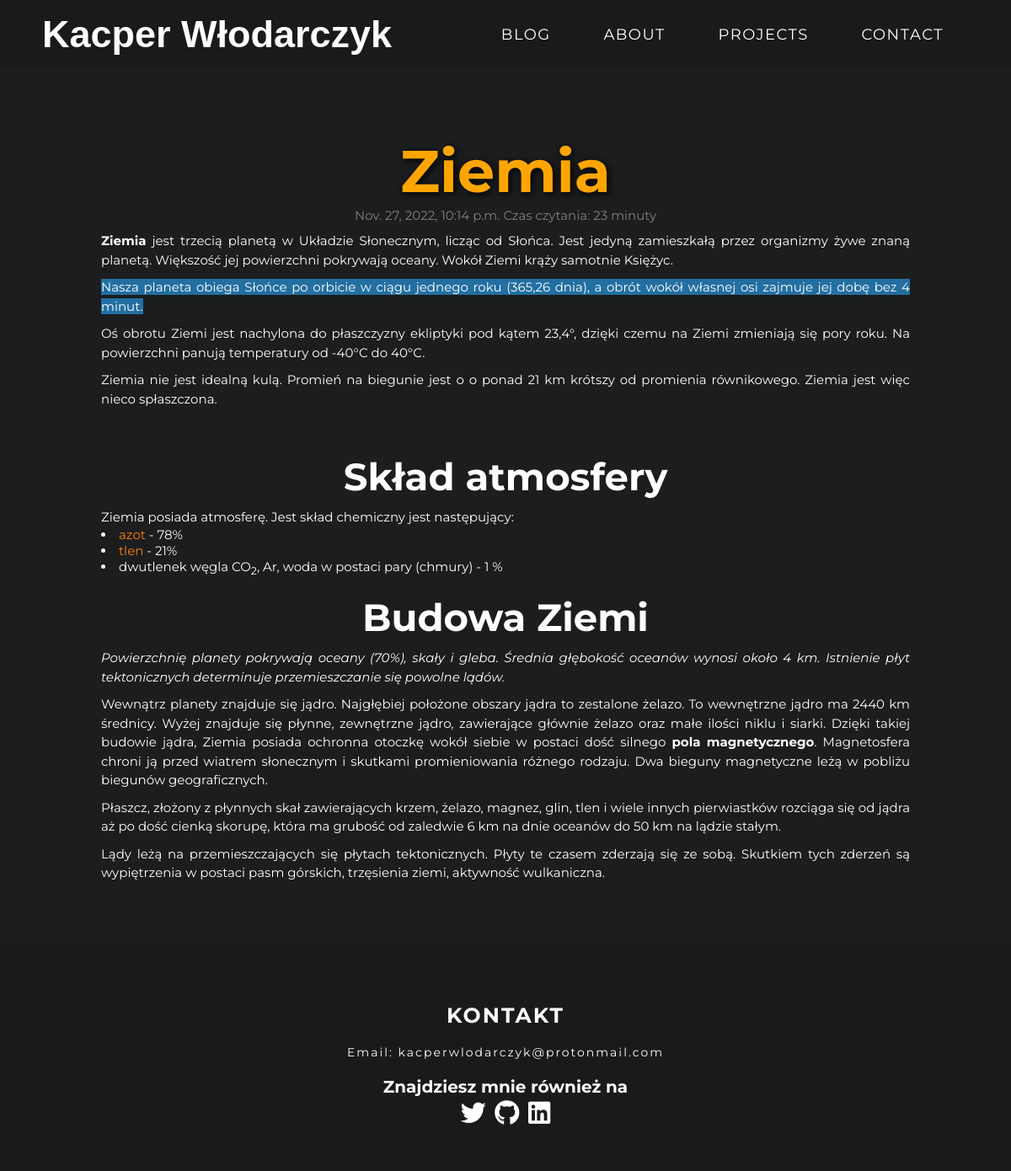
Screenshot of /blog/article/2 with the database file from the repository.
### blog/models.py (models this page shows, shortened)
class Post(models.Model):
    title = models.CharField(max_length=100)
    author = models.ForeignKey(User, on_delete=models.CASCADE)
    body = HTMLField()
    body_short = models.CharField(max_length=150)
    create_date = models.DateTimeField(auto_now_add=True)
    image = models.ImageField(null=True, blank=True, upload_to="images/")
    time_reading = models.TextField()

### blog/views.py (the view)
# urls.py: path('article/<int:pk>', ArticleDetailView.as_view(), name='article-detail'),
class ArticleDetailView(DetailView):
    model = Post
    template_name = 'article_details.html'

### blog/templates/article_details.html (shortened to what this page needs)
{% load static %}
<html lang="pl-PL">
<head>
  <link rel="stylesheet" href="https://cdnjs.cloudflare.com/ajax/libs/font-awesome/5.12.1/css/all.min.css" />
  <link rel="stylesheet" href="{% static '/css/detailstyle.css' %}">
</head>
<body>
  <section id="nav-bar" class="container-nav">
    <header class="nav-bar">
      <div class="brand"><a href="/base/"><h1>Kacper Włodarczyk</h1></a></div>
      <div class="nav-list">
        <ul>
          <li><a href="/blog/">Blog</a></li>
          <li><a href="#about">About</a></li>
          <li><a href="#projects">Projects</a></li>
          <li><a href="#footer">Contact</a></li>
        </ul>
    </header>
  </section>
<main>
  <div class="content-section">
    <div class="card">
      <h1>{{post.title}}</h1>
      <small>{{post.create_date}} Czas czytania: {{post.time_reading}}</small>
      <p>{{post.body|safe}}
    </div>
  </div>
  <footer id="footer" class="footer container">
    <div class="footer-contact">
      <h1 class="footer-contact-heading">Kontakt</h1>
      <p class="footer-contact-info">Email: kacperwlodarczyk@protonmail.com</p>
    </div>
    <div class="footer-social-follow">
      <h1 class="footer-social-follow-heading">Znajdziesz mnie również na</h1>
      <div class="footer-social-icon">
        <a href="https://twitter.com/Kacper95682155"><i class="fab fa-twitter"></i></a>
        <a href="https://github.com/DEENUU1"><i class="fab fa-github"></i></a>
        <a href="https://www.linkedin.com/in/kacper-w%C5%82odarczyk-449b62254/"><i class="fab fa-linkedin"></i></a>
      </div>
    </div>
  </footer>
</main>
</body>
</html>

### staticfiles/css/detailstyle.css (style rules this page uses)
* { margin: 0px; padding: 0px; box-sizing: border-box; }
main { background-color: #1b1d1e; }
html { scroll-behavior: smooth; font-family: 'Montserrat'; font-size: 10px; }
.container { width: 100%; height: auto; display: flex; align-items: center; justify-content: center; }
.container-nav { width: 100%; height: auto; display: flex; align-items: center; justify-content: center; }
#nav-bar { height: auto; width: 100%; position: fixed; z-index: 100; background-color: #181a1b; }
.nav-bar { background-color: #181a1b; left: 0; top: 0; padding: 1rem 5rem; width: 100%; display: flex; align-items: center; justify-content: space-between; }
.nav-bar .brand a { font-family: 'Flash Back - Demo', sans-serif; font-size: 3rem; color: white; text-decoration:none; }
.nav-bar .nav-list { display: flex; align-items: center; justify-content: center; }
.nav-bar .nav-list ul { position: absolute; width: 100%; top: 0; left: 0; background-color: rgb(46, 45, 45); padding: 5rem 0; transform: translateY(-100%); transition: .3s ease transform; text-align: center; z-index: -1; }
.nav-bar .nav-list ul li { list-style: none; display: block; position: relative; }
.nav-bar .nav-list ul li:after { content: ''; position: absolute; width: 5rem; height: .2rem; background-color: white; left: 50%; transform: translateX(-50%) scale(0); bottom: 0; transition: .3s ease transform; }
.nav-bar .nav-list ul li a { font-size: 1.8rem; text-decoration: none; text-transform: uppercase; color: white; display: block; letter-spacing: .15rem; padding: 2rem 3rem; }
.content-section { min-height: 100vh; padding-top: 100px; text-align: center; margin: auto; max-width: 100%; }
.content-section { display: flex; justify-content: center; align-items: center; width: 1000px; text-align:center; margin: auto; }
.content-section .card { max-width: 100%; margin: 40px 20px; }
.content-section .card h1 { margin-top: 20px; color: orange; text-shadow: 2px 2px 8px black; font-size: 70px; }
.content-section .card h2 { margin-top: 20px; color: white; font-size: 45px; text-align: center; }
.content-section .card ul li { color: white; font-size: 15px; text-align: justify; list-style-position: inside; }
.content-section .card small { color: grey; font-size: 15px; }
.content-section .card p { font-size: 15px; margin-top: 10px; color: white; line-height: 1.5; text-align: justify; width: 100%; }
.content-section .card a:link, a:visited { color: #FF8300; padding: 0px 0px; text-align: center; text-decoration: none; display: inline-block; font-size: 15px; }
.footer { min-height: 20vh; width: 100%; background-color: #181a1b; color: white; flex-direction: column; text-align: center; padding: 5rem; }
.footer .footer-contact { padding: 20px; }
.footer .footer-contact .footer-contact-heading { font-size: 2.5rem; text-transform: uppercase; letter-spacing: 2px; margin-bottom: 10px; }
.footer .footer-contact .footer-contact-info { font-size: 1.4rem; padding-top: 10px; letter-spacing: .2rem; }
.footer .footer-social-follow .footer-social-icon a { color: white; font-size: 3rem; margin: .4rem; display: inline-block; }
@media screen and (min-width: 768px) { .content-section { display: flex; justify-content: center; align-items: center; max-width: 100%; min-height: 100vh; } }
@media only screen and (min-width: 768px) { .nav-bar { width: 100%; } }
@media only screen and (min-width: 768px) { .nav-bar .nav-list ul { transform: translateX(0); position: initial; padding: 0; z-index: initial; background-color: transparent; } }
@media only screen and (min-width: 768px) { .nav-bar .nav-list ul li { display: inline-block; } }

### rows the page displays
Post: title "Ziemia", create_date "Nov. 27, 2022, 10:14 p.m.", time_reading "23 minuty", body "Ziemia jest trzecią planetą w Układzie Słonecznym, licząc od Słońca. Jest jedyną zamieszkałą przez organizmy żywe znaną planetą. Większość jej powierzchni pokrywają oceany. Wokół Ziemi krąży samotnie Księżyc. Nasza planeta obiega Słońce po orbicie w ciągu jednego roku (365,26 dnia), a obrót wokół własnej osi zajmuje jej dobę bez 4 minut. Oś obrotu Ziemi jest nachylona do płaszczyzny ekliptyki pod kątem 23,4°, dzięki czemu na Ziemi zmieniają się pory roku. Na powierzchni panują temperatury od -40°C do 40°C. Ziemia nie jest idealną kulą. Promień na biegunie jest o o ponad 21 km krótszy od promienia równikowego. Ziemia jest więc nieco spłaszczona. Skład atmosfery Ziemia posiada atmosferę. Jest…"
